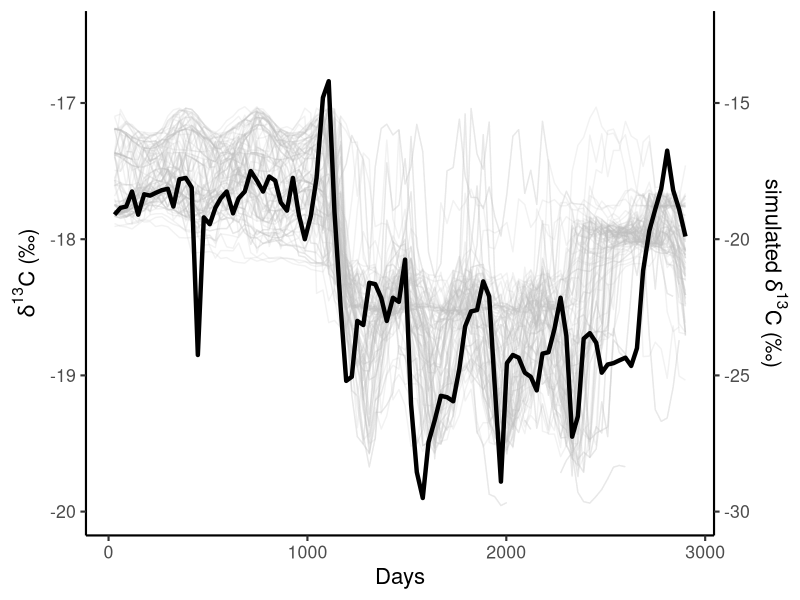

Recreate this plot in R.
# = = = = = = = = = = = = = = = = = = = = = = = = = = = = = =
# Code for Figure 3
# Adapted from code by Clive Trueman by Natalie Cooper Nov 2017
# = = = = = = = = = = = = = = = = = = = = = = = = = = = = = =
# Load libraries
library(tidyverse)
library(gtable)
library(grid)

# Read in the measured whale data and select blue whale
whale_isos <- read_csv("data/raw-whale-isotope-data.csv")
blue <- filter(whale_isos, whale_ID == "KC7")

# Read in top 100 models
top100 <- read.csv("data/top10smooth.csv")

# Fix day numbers to match in both
blue$Day.sim <- rev(unique(top100$Day))

# Create three plots, one for blue whale and one for simulations, and 
# a base plot with axes etc.
base_plot <- 
  ggplot(blue, aes(x = Day.sim, y = d13C)) +
  #geom_line(size = 1.5) +
  theme_classic(base_size = 16) + 
  xlab("Days") + 
  ylab(expression(paste(delta^{13}, "C (\u2030)"))) +
  scale_y_continuous(limits = c(-20, -16.5),
                     sec.axis = sec_axis(~.+4, 
                                breaks = c(-16, -15, -14, -13),
                                labels = c(-30, -25, -20, -15),
                                name = expression(paste("simulated ", 
                                                        delta^{13}, "C (\u2030)")))) +
  theme(panel.background = element_blank())

top_plot <- 
  ggplot(top100, aes(x = Day, y = d13C_smooth+2, group = Rep)) +
  geom_line(alpha = 0.2, col = "grey") +
  theme_classic(base_size = 16) + 
  xlab("") + 
  ylab("") +
  scale_y_continuous(limits = c(-30, -12.5))  +
  theme(panel.background = element_blank())

blue_plot <- 
  ggplot(blue, aes(x = Day.sim, y = d13C)) +
  geom_line(size = 1.5) +
  theme_classic(base_size = 16) + 
  xlab("Days") + 
  ylab(expression(paste(delta^{13}, "C (\u2030)"))) +
  scale_y_continuous(limits = c(-20, -16.5),
                     sec.axis = sec_axis(~.+4, 
                                         breaks = c(-16, -15, -14, -13),
                                         labels = c(-30, -25, -20, -15),
                                         name = expression(paste("simulated ", 
                                                                 delta^{13}, "C (\u2030)")))) +
  theme(panel.background = element_blank())

# Combine plots
# Create grobs
g1 <- ggplotGrob(base_plot)
g2 <- ggplotGrob(top_plot)
g3 <- ggplotGrob(blue_plot)

# Get the locations of the plot panels in g1.
pp <- c(subset(g1$layout, name == "panel", se = t:r))

# Overlap panel for second plot on that of the first plot
gall <- gtable_add_grob(g1, list(g2$grobs[[which(g2$layout$name == "panel")]], 
                                 g3$grobs[[which(g3$layout$name == "panel")]]), 
                        t = pp$t, l = pp$l, b = pp$b, r = pp$l,
                        name = 1:2)
plot(gall)

ggsave("manuscript/figures/Figure-3-blue-sims.png", gall, 
       device = png(width = 600, height = 400))
